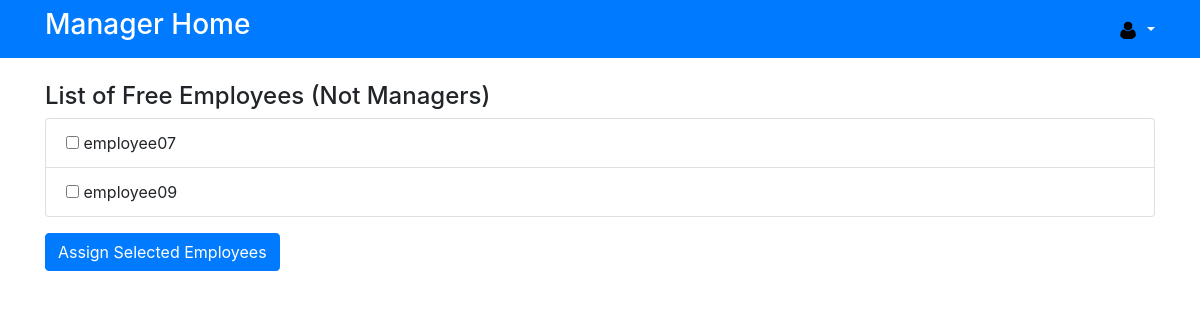
/manager/assign-employees/, run on an earlier commit of the app's database.
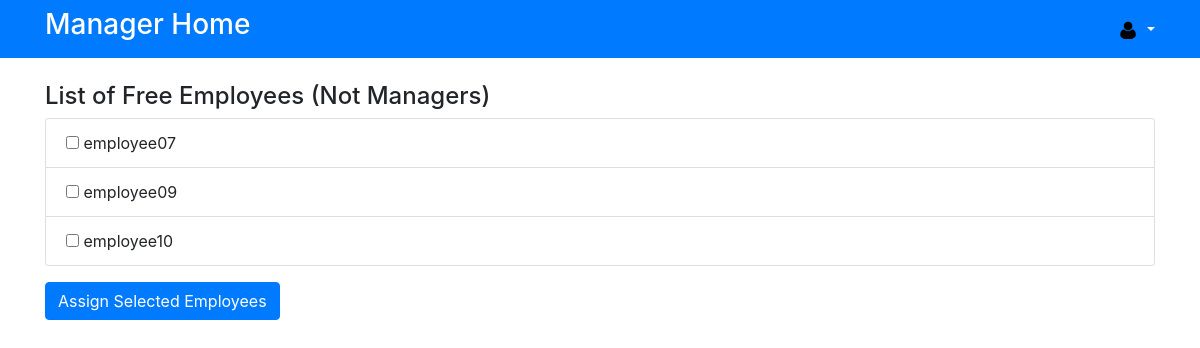
And on a later commit of the database.
### accounts/models.py (models this page shows)
class CustomUser(AbstractUser):
    phone = models.CharField(max_length=10, blank=True, null=True)
    experience = models.DecimalField(max_digits=19, decimal_places=2, blank=True, null=True)
    is_manager = models.BooleanField()
    is_allocated=models.BooleanField(default=False)
    skills = models.JSONField(default=dict)
    project = models.ForeignKey('manager.Project', on_delete=models.SET_NULL, null=True, blank=True)

### manager/views.py (the view)
# urls.py: path('assign-employees/', views.assign_employee, name='assign_employees'),
def assign_employee(request):
    free_employees = CustomUser.objects.filter(is_manager=False, is_allocated=False)
    return render(request, 'assignEmployee.html', {'free_employees': free_employees})

### manager/templates/assignEmployee.html (shortened to what this page needs)
<!DOCTYPE html>
<html lang="en">
<head>
  {% load static %}
  <link rel="stylesheet" href="https://maxcdn.bootstrapcdn.com/bootstrap/4.5.2/css/bootstrap.min.css">
</head>
<body>
<header class="bg-primary text-white py-2">
  <div class="container">
    <div class="d-flex justify-content-between align-items-center">
      <h3>Manager Home</h3>
      <div class="user-profile">
        <div class="dropdown">
          <a class="text-white dropdown-toggle" href="#" role="button" id="profileDropdown" data-toggle="dropdown" aria-haspopup="true" aria-expanded="false">
            <img src="{% static "manager/user-icon.png" %}" alt="User Icon" style="width: 20px; height: 20px; border-radius: 50%;">
          </a>
        </div>
      </div>
    </div>
  </div>
</header>
<div class="container mt-4">
  <h4>List of Free Employees (Not Managers)</h4>
  <form method="POST" action="{% url 'update_employees' %}">
    <ul class="list-group">
      {% for employee in free_employees %}
        <li class="list-group-item">
          <input type="checkbox" name="selected_employees" value="{{ employee.id }}"> {{ employee.username }}
        </li>
      {% empty %}
        <li class="list-group-item">No free employees available.</li>
      {% endfor %}
    </ul>
    <button type="submit" class="btn btn-primary mt-3">Assign Selected Employees</button>
  </form>
</div>
</body>
</html>

What changed in the data, as far as the page shows it:
added CustomUser: username "employee10"
